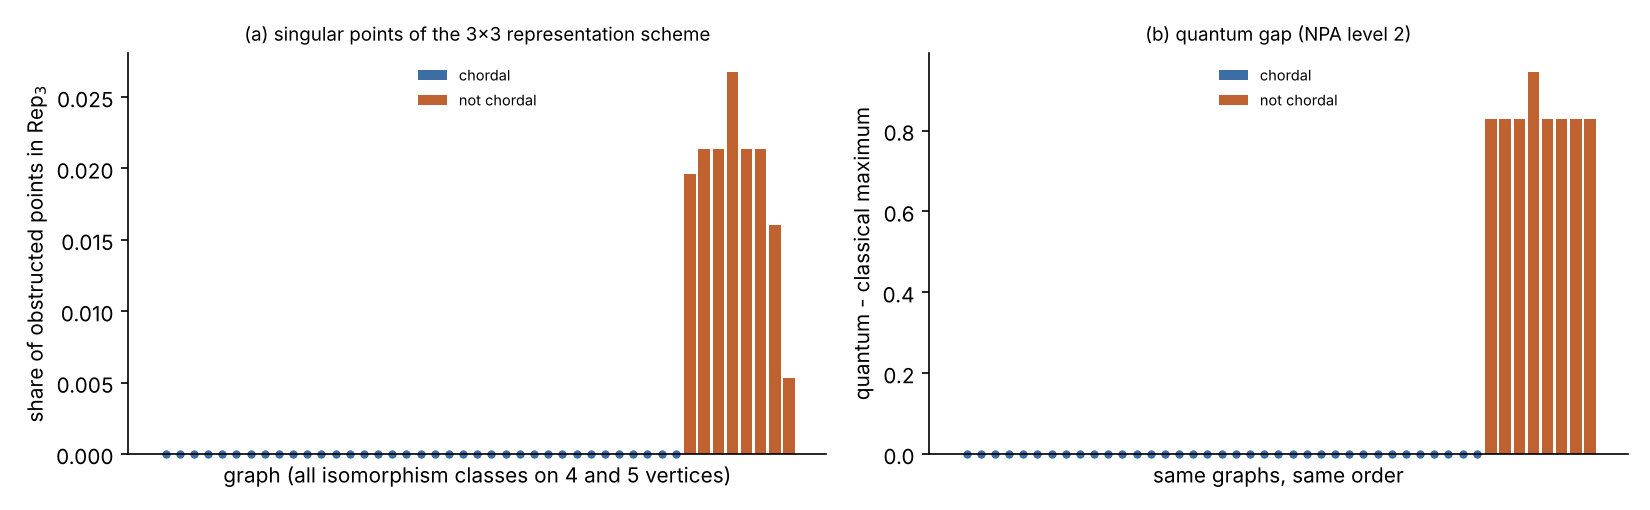

Python code for this plot:
"""Figure for Section 15: singular points of Rep_3 and quantum gaps, graph by graph."""
import json, os
import numpy as np
import matplotlib
matplotlib.use("Agg")
import matplotlib.pyplot as plt
HERE = os.path.dirname(os.path.abspath(__file__))
R = json.load(open(os.path.join(HERE, "coxeter_results.json")))
T = [t for t in R["all_graphs"]]
order = sorted(range(len(T)), key=lambda i: (not T[i]["chordal"], T[i]["nodes"], T[i]["edges"]))
BLUE, ORANGE = "#3a6ea5", "#c0622f"
fig, ax = plt.subplots(1, 2, figsize=(11, 3.4))
x = np.arange(len(T))
share = [T[i]["obstructed"] / T[i]["points"] for i in order]; col = [BLUE if T[i]["chordal"] else ORANGE for i in order]
ax[0].bar(x, share, color=col); ch = [T[i]["chordal"] for i in order]
ax[0].plot(x[np.array(ch)], np.zeros(sum(ch)), "o", color=BLUE, ms=3, clip_on=False)
ax[0].set_xlabel("graph (all isomorphism classes on 4 and 5 vertices)"); ax[0].set_ylabel("share of obstructed points in Rep$_3$")
ax[0].set_xticks([]); ax[0].set_title("(a) singular points of the 3x3 representation scheme", fontsize=9)
gap = [T[i]["quantum_gap"] if T[i]["quantum_gap"] is not None else 0.0 for i in order]
ax[1].bar(x, gap, color=col); ax[1].plot(x[np.array(ch)], np.array(gap)[np.array(ch)], "o", color=BLUE, ms=3, clip_on=False); ax[1].set_xticks([]); ax[1].set_xlabel("same graphs, same order")
ax[1].set_ylabel("quantum - classical maximum"); ax[1].set_title("(b) quantum gap (NPA level 2)", fontsize=9)
for a in ax:
    a.spines[["top", "right"]].set_visible(False)
    a.bar([0], [0], color=BLUE, label="chordal"); a.bar([0], [0], color=ORANGE, label="not chordal"); a.legend(fontsize=7, frameon=False, loc="upper center")
fig.tight_layout(); fig.savefig(os.path.join(HERE, "fig_coxeter.pdf")); fig.savefig(os.path.join(HERE, "fig_coxeter.png"), dpi=150)
